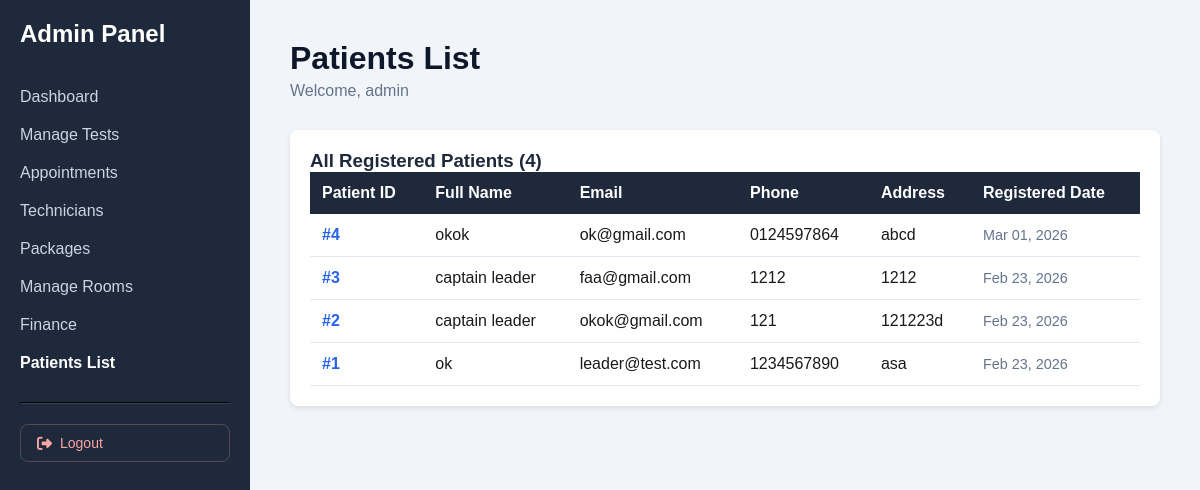
Page /admin/users.php (signed in) on the committed database.
### tables this page shows
CREATE TABLE `users` (
  `user_id` int(11) NOT NULL,
  `full_name` varchar(100) NOT NULL,
  `email` varchar(100) NOT NULL,
  `email_verified` tinyint(1) DEFAULT 0,
  `email_token` varchar(255) DEFAULT NULL,
  `email_token_expiry` datetime DEFAULT NULL,
  `reset_token` varchar(255) DEFAULT NULL,
  `reset_expiry` datetime DEFAULT NULL,
  `profile_photo` varchar(255) DEFAULT NULL,
  `password` varchar(255) NOT NULL,
  `phone` varchar(20) DEFAULT NULL,
  `address` text DEFAULT NULL,
  `created_at` timestamp NOT NULL DEFAULT current_timestamp()
);

### admin/users.php (the view, shortened to what this page needs)
<?php
require_once '../config/init.php';
$usersQuery = "SELECT user_id, full_name, email, phone, address, created_at FROM users ORDER BY created_at DESC";
$usersResult = mysqli_query($conn, $usersQuery);
$users = [];
if ($usersResult) {
    while ($row = mysqli_fetch_assoc($usersResult)) {
        $users[] = $row;
    }
}
?>
<!DOCTYPE html>
<html lang="en">
<head>
    <link rel="stylesheet" href="../assets/css/style.css">
    <link rel="stylesheet" href="https://cdnjs.cloudflare.com/ajax/libs/font-awesome/6.5.0/css/all.min.css">
</head>
<body>
<div class="admin-layout">
    <div class="sidebar">
        <h2 style="margin-bottom: 30px;">Admin Panel</h2>
        <a href="index.php">Dashboard</a>
        <a href="manage_tests.php">Manage Tests</a>
        <a href="appointments.php">Appointments</a>
        <a href="technicians.php">Technicians</a>
        <a href="packages.php">Packages</a>
        <a href="manage_rooms.php">Manage Rooms</a>
        <a href="finance.php">Finance</a>
        <a href="users.php" class="active">Patients List</a>
        <hr style="border-color: #334155; margin: 20px 0;">
        <a href="../logout.php" class="sidebar-logout"><i class="fa-solid fa-right-from-bracket"></i> Logout</a>
    </div>
    <div class="content">
        <h1>Patients List</h1>
        <p>Welcome, <?php echo htmlspecialchars($_SESSION['user_name']); ?></p>
        <div style="margin-top: 30px;">
            <div class="table-container">
                <h3 style="margin-top: 0; color: #1e293b;">All Registered Patients (<?php echo count($users); ?>)</h3>
                <?php if (count($users) > 0): ?>
                    <table>
                        <thead>
                            <tr>
                                <th>Patient ID</th>
                                <th>Full Name</th>
                                <th>Email</th>
                                <th>Phone</th>
                                <th>Address</th>
                                <th>Registered Date</th>
                            </tr>
                        </thead>
                        <tbody>
                            <?php foreach ($users as $user): ?>
                                <tr>
                                    <td class="patient-id">#<?php echo htmlspecialchars($user['user_id']); ?></td>
                                    <td><?php echo htmlspecialchars($user['full_name']); ?></td>
                                    <td><?php echo htmlspecialchars($user['email']); ?></td>
                                    <td><?php echo htmlspecialchars($user['phone'] ?? 'N/A'); ?></td>
                                    <td><?php echo htmlspecialchars($user['address'] ?? 'N/A'); ?></td>
                                    <td class="created-at"><?php echo date('M d, Y', strtotime($user['created_at'])); ?></td>
                                </tr>
                            <?php endforeach; ?>
                        </tbody>
                    </table>
                <?php else: ?>
                    <p style="text-align: center; color: #64748b; padding: 40px;">No patients registered yet.</p>
                <?php endif; ?>
            </div>
        </div>
    </div>
</div>
</body>
</html>

### assets/css/style.css (style rules this page uses)
* { margin: 0; padding: 0; box-sizing: border-box; font-family: Arial, sans-serif; }
body { background: #f7fbff; color: #1a1a1a; }
.admin-layout { display: flex; min-height: 100vh; }
.sidebar { width: 250px; background: #1e293b; color: white; padding: 20px; }
.sidebar a { display: block; color: #cbd5e1; padding: 10px 0; text-decoration: none; }
.sidebar a.active { color: white; font-weight: 600; }
.sidebar-logout { display: flex !important; align-items: center; gap: 8px; color: #fca5a5 !important; padding: 10px 16px !important; border-radius: 8px; border: 1px solid rgba(252, 165, 165, 0.25); transition: all 0.2s ease; margin-top: 8px; font-size: 14px; }
.sidebar-logout i { font-size: 15px; }
.content { flex: 1; padding: 40px; background: #f1f5f9; overflow-x: auto; }
.content h1 { margin-bottom: 5px; color: #0f172a; }
.content > p { color: #64748b; margin-bottom: 25px; }

### admin/users.php (style rules this page uses)
.admin-layout { display: flex; height: 100vh; }
.sidebar { width: 250px; background: #1e293b; color: white; padding: 20px; overflow-y: auto; }
.sidebar a { display: block; color: #cbd5e1; padding: 10px 0; text-decoration: none; }
.sidebar a.active { color: white; font-weight: bold; }
.sidebar .sidebar-logout { display: flex; align-items: center; gap: 8px; color: #fca5a5; padding: 10px 16px; border-radius: 8px; border: 1px solid rgba(252, 165, 165, 0.25); transition: all 0.2s ease; margin-top: 8px; font-size: 14px; }
.content { flex: 1; padding: 40px; background: #f1f5f9; overflow-y: auto; }
.table-container { background: white; border-radius: 8px; padding: 20px; box-shadow: 0 2px 5px rgba(0,0,0,0.1); }
table { width: 100%; border-collapse: collapse; }
th { background: #1e293b; color: white; padding: 12px; text-align: left; font-weight: bold; }
td { padding: 12px; border-bottom: 1px solid #e2e8f0; }
.patient-id { color: #2563eb; font-weight: bold; }
.created-at { color: #64748b; font-size: 0.9em; }

### rows in the picture
users: user_id "4", full_name "okok", email "ok@gmail.com", phone "0124597864", address "abcd", created_at "Mar 01, 2026"
users: user_id "3", full_name "captain leader", email "faa@gmail.com", phone "1212", address "1212", created_at "Feb 23, 2026"
users: user_id "2", full_name "captain leader", email "okok@gmail.com", phone "121", address "121223d", created_at "Feb 23, 2026"
users: user_id "1", full_name "ok", email "leader@test.com", phone "1234567890", address "asa", created_at "Feb 23, 2026"

### other values in the picture
$_SESSION['user_name'] "admin"
count($users) "4"
